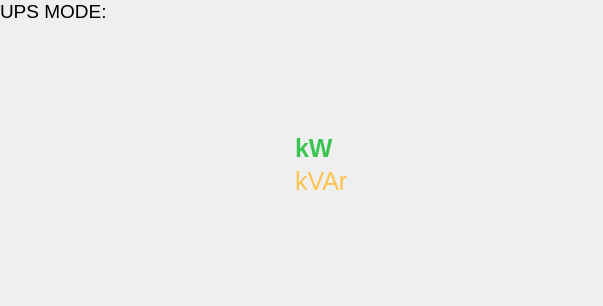
<?xml version="1.0" encoding="UTF-8"?>
<ui version="4.0">
 <class>Form</class>
 <widget class="EpcForm" name="Form">
  <property name="geometry">
   <rect>
    <x>0</x>
    <y>0</y>
    <width>603</width>
    <height>306</height>
   </rect>
  </property>
  <property name="windowTitle">
   <string>Form</string>
  </property>
  <property name="styleSheet">
   <string notr="true">font-size: 19px;</string>
  </property>
  <property name="can_file" stdset="0">
   <string>example_hmi.sym</string>
  </property>
  <property name="update_from_can_file" stdset="0">
   <bool>false</bool>
  </property>
  <layout class="QVBoxLayout" name="verticalLayout">
   <property name="leftMargin">
    <number>0</number>
   </property>
   <property name="topMargin">
    <number>0</number>
   </property>
   <property name="rightMargin">
    <number>0</number>
   </property>
   <property name="bottomMargin">
    <number>0</number>
   </property>
   <item>
    <layout class="QGridLayout" name="gridLayout" columnstretch="0,0,0">
     <property name="spacing">
      <number>0</number>
     </property>
     <item row="2" column="1">
      <widget class="RingBar" name="ringbar">
       <property name="sizePolicy">
        <sizepolicy hsizetype="Preferred" vsizetype="Preferred">
         <horstretch>0</horstretch>
         <verstretch>0</verstretch>
        </sizepolicy>
       </property>
       <property name="action" stdset="0">
        <string>example_hmi_control.ui</string>
       </property>
       <property name="frame" stdset="0">
        <string>StatusMeasuredPower</string>
       </property>
       <property name="signal" stdset="0">
        <string>RealPower_measured</string>
       </property>
       <property name="clockwise" stdset="0">
        <bool>true</bool>
       </property>
       <property name="zero_angle" stdset="0">
        <double>90.000000000000000</double>
       </property>
       <property name="angle_span" stdset="0">
        <double>360.000000000000000</double>
       </property>
       <property name="thickness" stdset="0">
        <double>5.000000000000000</double>
       </property>
       <property name="value" stdset="0">
        <double>0.000000000000000</double>
       </property>
       <property name="minimum_angle" stdset="0">
        <double>90.000000000000000</double>
       </property>
       <layout class="QGridLayout" name="gridLayout_2">
        <property name="leftMargin">
         <number>0</number>
        </property>
        <property name="topMargin">
         <number>0</number>
        </property>
        <property name="rightMargin">
         <number>0</number>
        </property>
        <property name="bottomMargin">
         <number>0</number>
        </property>
        <item row="0" column="0">
         <widget class="RingBar" name="ringbar_2">
          <property name="frame" stdset="0">
           <string>StatusMeasuredPower</string>
          </property>
          <property name="signal" stdset="0">
           <string>ReactivePower_measured</string>
          </property>
          <property name="clockwise" stdset="0">
           <bool>true</bool>
          </property>
          <property name="zero_angle" stdset="0">
           <double>90.000000000000000</double>
          </property>
          <property name="thickness" stdset="0">
           <double>5.000000000000000</double>
          </property>
          <property name="color" stdset="0">
           <color>
            <red>254</red>
            <green>194</green>
            <blue>78</blue>
           </color>
          </property>
          <property name="value" stdset="0">
           <double>0.000000000000000</double>
          </property>
          <property name="minimum_angle" stdset="0">
           <double>90.000000000000000</double>
          </property>
          <layout class="QGridLayout" name="gridLayout_4">
           <property name="leftMargin">
            <number>0</number>
           </property>
           <property name="topMargin">
            <number>0</number>
           </property>
           <property name="rightMargin">
            <number>0</number>
           </property>
           <property name="bottomMargin">
            <number>0</number>
           </property>
           <item row="0" column="0">
            <layout class="QGridLayout" name="gridLayout_3" rowstretch="1,1" columnstretch="1,1">
             <property name="sizeConstraint">
              <enum>QLayout::SetFixedSize</enum>
             </property>
             <property name="verticalSpacing">
              <number>4</number>
             </property>
             <item row="0" column="0" alignment="Qt::AlignRight|Qt::AlignBottom">
              <widget class="Text" name="text">
               <property name="sizePolicy">
                <sizepolicy hsizetype="Fixed" vsizetype="Fixed">
                 <horstretch>0</horstretch>
                 <verstretch>0</verstretch>
                </sizepolicy>
               </property>
               <property name="styleSheet">
                <string notr="true">font-size: 25px; font-weight: bold; color: #39c550;</string>
               </property>
               <property name="frame" stdset="0">
                <string>StatusMeasuredPower</string>
               </property>
               <property name="signal" stdset="0">
                <string>RealPower_measured</string>
               </property>
               <property name="decimal_places" stdset="0">
                <number>0</number>
               </property>
               <property name="label_visible" stdset="0">
                <bool>false</bool>
               </property>
               <property name="units_visible" stdset="0">
                <bool>false</bool>
               </property>
               <property name="override_units" stdset="0">
                <string>kW</string>
               </property>
              </widget>
             </item>
             <item row="1" column="0" alignment="Qt::AlignRight|Qt::AlignTop">
              <widget class="Text" name="text_2">
               <property name="sizePolicy">
                <sizepolicy hsizetype="Fixed" vsizetype="Fixed">
                 <horstretch>0</horstretch>
                 <verstretch>0</verstretch>
                </sizepolicy>
               </property>
               <property name="styleSheet">
                <string notr="true">font-size: 25px; color: #fec24e;</string>
               </property>
               <property name="frame" stdset="0">
                <string>StatusMeasuredPower</string>
               </property>
               <property name="signal" stdset="0">
                <string>ReactivePower_measured</string>
               </property>
               <property name="decimal_places" stdset="0">
                <number>0</number>
               </property>
               <property name="label_visible" stdset="0">
                <bool>false</bool>
               </property>
               <property name="units_visible" stdset="0">
                <bool>false</bool>
               </property>
               <property name="override_units" stdset="0">
                <string>kVAr</string>
               </property>
              </widget>
             </item>
             <item row="0" column="1" alignment="Qt::AlignBottom">
              <widget class="QLabel" name="label_3">
               <property name="styleSheet">
                <string notr="true">font-size: 25px; font-weight: bold; color: #39c550;</string>
               </property>
               <property name="text">
                <string>kW</string>
               </property>
              </widget>
             </item>
             <item row="1" column="1" alignment="Qt::AlignTop">
              <widget class="QLabel" name="label_4">
               <property name="styleSheet">
                <string notr="true">font-size: 25px; color: #fec24e;</string>
               </property>
               <property name="text">
                <string>kVAr</string>
               </property>
              </widget>
             </item>
            </layout>
           </item>
          </layout>
         </widget>
        </item>
       </layout>
      </widget>
     </item>
     <item row="5" column="2" alignment="Qt::AlignRight">
      <widget class="Text" name="text_13">
       <property name="sizePolicy">
        <sizepolicy hsizetype="Fixed" vsizetype="Fixed">
         <horstretch>0</horstretch>
         <verstretch>0</verstretch>
        </sizepolicy>
       </property>
       <property name="action" stdset="0">
        <string>example_hmi_main.ui</string>
       </property>
       <property name="frame" stdset="0">
        <string>StatusDCParameters</string>
       </property>
       <property name="signal" stdset="0">
        <string>VoltageDCBus</string>
       </property>
       <property name="decimal_places" stdset="0">
        <number>0</number>
       </property>
       <property name="label_visible" stdset="0">
        <bool>false</bool>
       </property>
      </widget>
     </item>
     <item row="5" column="0">
      <widget class="Text" name="text_12">
       <property name="sizePolicy">
        <sizepolicy hsizetype="Fixed" vsizetype="Fixed">
         <horstretch>0</horstretch>
         <verstretch>0</verstretch>
        </sizepolicy>
       </property>
       <property name="action" stdset="0">
        <string>example_hmi_health.ui</string>
       </property>
       <property name="frame" stdset="0">
        <string>StatusTemps</string>
       </property>
       <property name="signal" stdset="0">
        <string>TempHeatsink_measured</string>
       </property>
       <property name="decimal_places" stdset="0">
        <number>0</number>
       </property>
       <property name="label_visible" stdset="0">
        <bool>false</bool>
       </property>
      </widget>
     </item>
     <item row="5" column="1" alignment="Qt::AlignHCenter">
      <widget class="Text" name="text_8">
       <property name="sizePolicy">
        <sizepolicy hsizetype="Fixed" vsizetype="Fixed">
         <horstretch>0</horstretch>
         <verstretch>0</verstretch>
        </sizepolicy>
       </property>
       <property name="styleSheet">
        <string notr="true">text-transform: uppercase; font-size: 15px;</string>
       </property>
       <property name="frame" stdset="0">
        <string>StatusBits</string>
       </property>
       <property name="signal" stdset="0">
        <string>PowerAvailAC_status</string>
       </property>
       <property name="label_visible" stdset="0">
        <bool>false</bool>
       </property>
       <property name="units_visible" stdset="0">
        <bool>false</bool>
       </property>
      </widget>
     </item>
     <item row="4" column="2" alignment="Qt::AlignRight">
      <widget class="Text" name="text_11">
       <property name="sizePolicy">
        <sizepolicy hsizetype="Fixed" vsizetype="Fixed">
         <horstretch>0</horstretch>
         <verstretch>0</verstretch>
        </sizepolicy>
       </property>
       <property name="styleSheet">
        <string notr="true"/>
       </property>
       <property name="action" stdset="0">
        <string>example_hmi_main.ui</string>
       </property>
       <property name="frame" stdset="0">
        <string>StatusDCParameters</string>
       </property>
       <property name="signal" stdset="0">
        <string>CurrentDC_measured</string>
       </property>
       <property name="decimal_places" stdset="0">
        <number>0</number>
       </property>
       <property name="label_visible" stdset="0">
        <bool>false</bool>
       </property>
      </widget>
     </item>
     <item row="4" column="1" alignment="Qt::AlignHCenter">
      <widget class="Text" name="text_5">
       <property name="sizePolicy">
        <sizepolicy hsizetype="Fixed" vsizetype="Fixed">
         <horstretch>0</horstretch>
         <verstretch>0</verstretch>
        </sizepolicy>
       </property>
       <property name="styleSheet">
        <string notr="true">text-transform: uppercase;</string>
       </property>
       <property name="frame" stdset="0">
        <string>StatusBits</string>
       </property>
       <property name="signal" stdset="0">
        <string>State_status</string>
       </property>
       <property name="label_visible" stdset="0">
        <bool>false</bool>
       </property>
       <property name="units_visible" stdset="0">
        <bool>false</bool>
       </property>
      </widget>
     </item>
     <item row="0" column="0" colspan="2">
      <layout class="QHBoxLayout" name="horizontalLayout_5">
       <item>
        <widget class="QLabel" name="label">
         <property name="text">
          <string>UPS MODE:</string>
         </property>
        </widget>
       </item>
       <item>
        <widget class="Text" name="text_16">
         <property name="sizePolicy">
          <sizepolicy hsizetype="Fixed" vsizetype="Fixed">
           <horstretch>0</horstretch>
           <verstretch>0</verstretch>
          </sizepolicy>
         </property>
         <property name="styleSheet">
          <string notr="true">text-transform: uppercase;</string>
         </property>
         <property name="action" stdset="0">
          <string>example_hmi_control.ui</string>
         </property>
         <property name="frame" stdset="0">
          <string>StatusBits</string>
         </property>
         <property name="signal" stdset="0">
          <string>EnableUPSMode_echo</string>
         </property>
         <property name="label_visible" stdset="0">
          <bool>false</bool>
         </property>
         <property name="override_units" stdset="0">
          <string/>
         </property>
        </widget>
       </item>
       <item>
        <spacer name="horizontalSpacer_5">
         <property name="orientation">
          <enum>Qt::Horizontal</enum>
         </property>
         <property name="sizeHint" stdset="0">
          <size>
           <width>0</width>
           <height>0</height>
          </size>
         </property>
        </spacer>
       </item>
      </layout>
     </item>
     <item row="3" column="0">
      <spacer name="verticalSpacer_4">
       <property name="orientation">
        <enum>Qt::Vertical</enum>
       </property>
       <property name="sizeType">
        <enum>QSizePolicy::Fixed</enum>
       </property>
       <property name="sizeHint" stdset="0">
        <size>
         <width>0</width>
         <height>4</height>
        </size>
       </property>
      </spacer>
     </item>
     <item row="1" column="0">
      <spacer name="verticalSpacer_9">
       <property name="orientation">
        <enum>Qt::Vertical</enum>
       </property>
       <property name="sizeType">
        <enum>QSizePolicy::Fixed</enum>
       </property>
       <property name="sizeHint" stdset="0">
        <size>
         <width>0</width>
         <height>4</height>
        </size>
       </property>
      </spacer>
     </item>
     <item row="0" column="2" rowspan="3">
      <layout class="QGridLayout" name="gridLayout_5">
       <item row="1" column="1">
        <widget class="LineBar" name="vac_line_bar">
         <property name="sizePolicy">
          <sizepolicy hsizetype="Preferred" vsizetype="Preferred">
           <horstretch>0</horstretch>
           <verstretch>0</verstretch>
          </sizepolicy>
         </property>
         <property name="minimumSize">
          <size>
           <width>20</width>
           <height>80</height>
          </size>
         </property>
         <property name="action" stdset="0">
          <string>example_hmi_main.ui</string>
         </property>
         <property name="frame" stdset="0">
          <string>StatusACParameters</string>
         </property>
         <property name="signal" stdset="0">
          <string>VoltageAC_measured</string>
         </property>
         <property name="override_range" stdset="0">
          <bool>true</bool>
         </property>
         <property name="reference_value" stdset="0">
          <double>208.000000000000000</double>
         </property>
         <property name="thickness" stdset="0">
          <double>12.000000000000000</double>
         </property>
         <property name="value" stdset="0">
          <double>0.000000000000000</double>
         </property>
         <property name="maximum" stdset="0">
          <double>228.000000000000000</double>
         </property>
         <property name="minimum" stdset="0">
          <double>188.000000000000000</double>
         </property>
        </widget>
       </item>
       <item row="0" column="0" colspan="3" alignment="Qt::AlignRight">
        <widget class="Text" name="text_14">
         <property name="sizePolicy">
          <sizepolicy hsizetype="Fixed" vsizetype="Fixed">
           <horstretch>0</horstretch>
           <verstretch>0</verstretch>
          </sizepolicy>
         </property>
         <property name="styleSheet">
          <string notr="true"/>
         </property>
         <property name="action" stdset="0">
          <string>example_hmi_main.ui</string>
         </property>
         <property name="frame" stdset="0">
          <string>StatusACParameters</string>
         </property>
         <property name="signal" stdset="0">
          <string>VoltageAC_measured</string>
         </property>
         <property name="decimal_places" stdset="0">
          <number>0</number>
         </property>
         <property name="label_visible" stdset="0">
          <bool>false</bool>
         </property>
        </widget>
       </item>
       <item row="2" column="1">
        <spacer name="verticalSpacer_2">
         <property name="orientation">
          <enum>Qt::Vertical</enum>
         </property>
         <property name="sizeType">
          <enum>QSizePolicy::Fixed</enum>
         </property>
         <property name="sizeHint" stdset="0">
          <size>
           <width>0</width>
           <height>40</height>
          </size>
         </property>
        </spacer>
       </item>
       <item row="3" column="0" colspan="3" alignment="Qt::AlignRight">
        <widget class="Text" name="text_15">
         <property name="sizePolicy">
          <sizepolicy hsizetype="Fixed" vsizetype="Fixed">
           <horstretch>0</horstretch>
           <verstretch>0</verstretch>
          </sizepolicy>
         </property>
         <property name="styleSheet">
          <string notr="true"/>
         </property>
         <property name="action" stdset="0">
          <string>example_hmi_main.ui</string>
         </property>
         <property name="frame" stdset="0">
          <string>StatusACParameters</string>
         </property>
         <property name="signal" stdset="0">
          <string>CurrentAC_measured</string>
         </property>
         <property name="decimal_places" stdset="0">
          <number>0</number>
         </property>
         <property name="label_visible" stdset="0">
          <bool>false</bool>
         </property>
        </widget>
       </item>
       <item row="1" column="2">
        <widget class="Text" name="vac_reference">
         <property name="sizePolicy">
          <sizepolicy hsizetype="Fixed" vsizetype="Fixed">
           <horstretch>0</horstretch>
           <verstretch>0</verstretch>
          </sizepolicy>
         </property>
         <property name="styleSheet">
          <string notr="true"/>
         </property>
         <property name="action" stdset="0">
          <string>example_hmi_main.ui</string>
         </property>
         <property name="frame" stdset="0">
          <string>CommandVF</string>
         </property>
         <property name="signal" stdset="0">
          <string>Voltage_command</string>
         </property>
         <property name="decimal_places" stdset="0">
          <number>0</number>
         </property>
         <property name="label_visible" stdset="0">
          <bool>false</bool>
         </property>
         <property name="units_visible" stdset="0">
          <bool>false</bool>
         </property>
        </widget>
       </item>
       <item row="4" column="1">
        <spacer name="verticalSpacer_3">
         <property name="orientation">
          <enum>Qt::Vertical</enum>
         </property>
         <property name="sizeType">
          <enum>QSizePolicy::Expanding</enum>
         </property>
         <property name="sizeHint" stdset="0">
          <size>
           <width>0</width>
           <height>0</height>
          </size>
         </property>
        </spacer>
       </item>
      </layout>
     </item>
    </layout>
   </item>
  </layout>
 </widget>
 <customwidgets>
  <customwidget>
   <class>EpcForm</class>
   <extends>QWidget</extends>
   <header>epyqlib.form</header>
   <container>1</container>
  </customwidget>
  <customwidget>
   <class>LineBar</class>
   <extends>QWidget</extends>
   <header>epyqlib.widgets.linebar</header>
  </customwidget>
  <customwidget>
   <class>RingBar</class>
   <extends>QWidget</extends>
   <header>epyqlib.widgets.ringbar</header>
   <container>1</container>
  </customwidget>
  <customwidget>
   <class>Text</class>
   <extends>QWidget</extends>
   <header>epyqlib.widgets.text</header>
  </customwidget>
 </customwidgets>
 <resources/>
 <connections/>
</ui>
